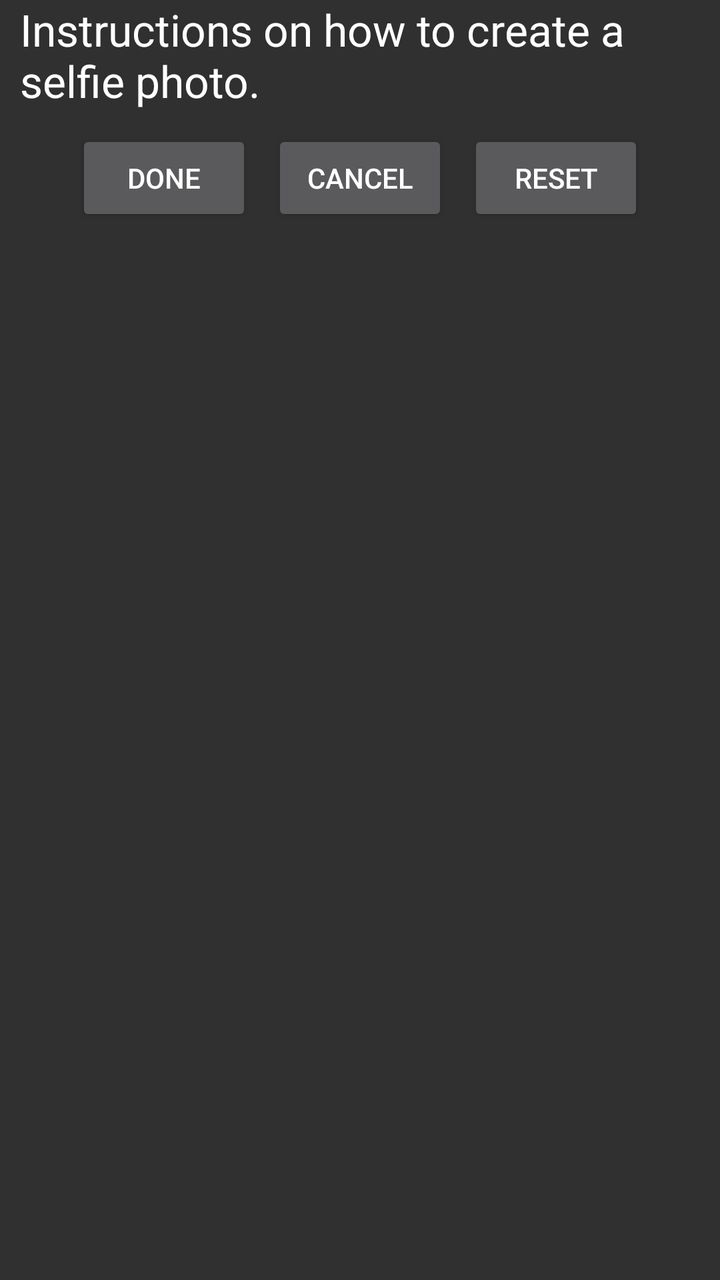
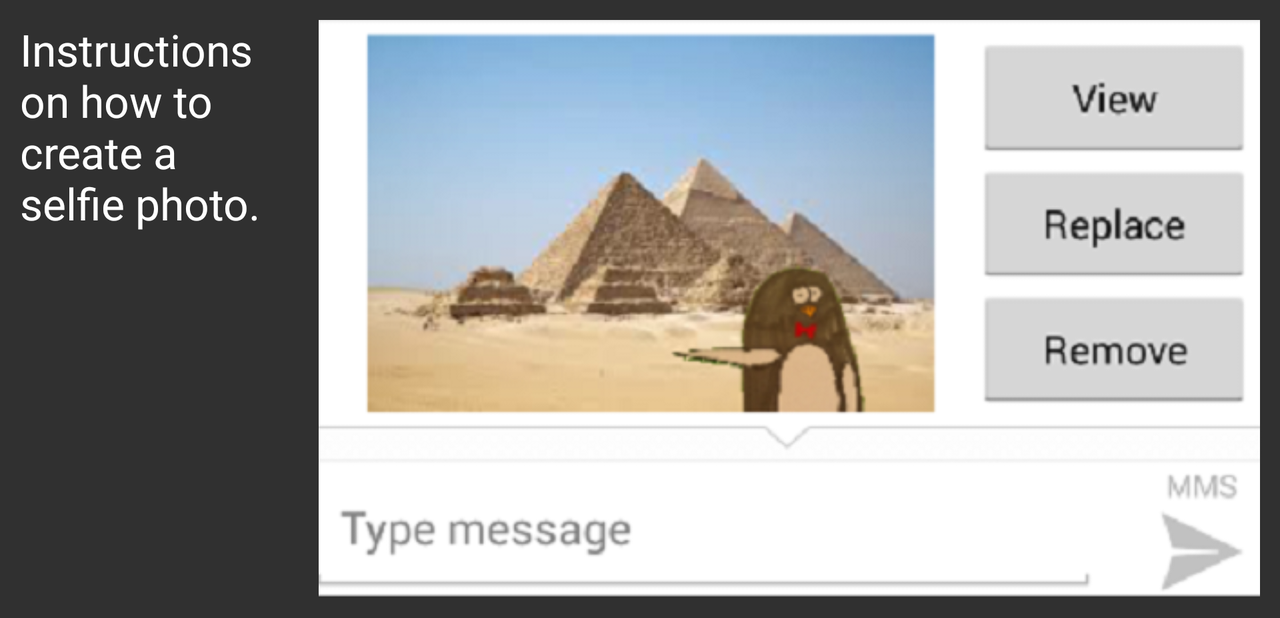

First picture: res/layout/ on a phone held upright. Second picture: the repository's own variant of that layout, on a device whose configuration matches the variant's folder. Source for both follows.
<!-- AndroidManifest.xml: application theme Theme.AppCompat -->
<!-- res/layout/activity_new_photo.xml -->
<?xml version="1.0" encoding="utf-8"?>
<RelativeLayout xmlns:android="http://schemas.android.com/apk/res/android"
    android:layout_width="match_parent"
    android:layout_height="match_parent"
    android:weightSum="1"
    android:orientation="vertical">
    <ImageView
        android:layout_width="match_parent"
        android:layout_height="wrap_content"
        android:id="@+id/imageEdit"
        android:background="@android:color/holo_red_dark"
        android:longClickable="false"
        android:scaleType="fitXY"
        android:adjustViewBounds="true"
        android:layout_marginLeft="10dp"
        android:layout_marginRight="10dp"
        android:layout_below="@+id/textEditPhotoInstructions"
        android:layout_centerHorizontal="true"/>
    <TextView
        android:layout_width="wrap_content"
        android:layout_height="wrap_content"
        android:textAppearance="?android:attr/textAppearanceLarge"
        android:text="Instructions on how to create a selfie photo."
        android:id="@+id/textEditPhotoInstructions"
        android:layout_marginLeft="10dp"
        android:layout_marginRight="10dp"
        android:layout_alignParentTop="true"
        android:layout_centerHorizontal="true"/>
    <Button
        android:layout_width="wrap_content"
        android:layout_height="wrap_content"
        android:text="Cancel"
        android:id="@+id/buttonCancel"
        android:layout_marginTop="10dp"
        android:layout_below="@+id/imageEdit"
        android:layout_centerHorizontal="true"/>
    <Button
        android:layout_width="wrap_content"
        android:layout_height="wrap_content"
        android:text="Done"
        android:id="@+id/buttonDone"
        android:layout_marginRight="10dp"
        android:layout_alignTop="@+id/buttonCancel"
        android:layout_toStartOf="@+id/buttonCancel"/>

    <Button
        android:layout_width="wrap_content"
        android:layout_height="wrap_content"
        android:text="Reset"
        android:id="@+id/buttonReset"
        android:layout_marginLeft="10dp"
        android:layout_alignTop="@+id/buttonCancel"
        android:layout_toEndOf="@+id/buttonCancel"/>

</RelativeLayout>
<!-- resources referenced by this layout -->
<resources>

</resources>
<!-- res/layout-land/activity_new_photo.xml (the repository's variant of the layout above) -->
<!-- drawn on the phone turned sideways -->
<?xml version="1.0" encoding="utf-8"?>
<ScrollView xmlns:android="http://schemas.android.com/apk/res/android"
            android:layout_height="wrap_content"
            android:layout_width="match_parent">

    <LinearLayout
        android:orientation="horizontal"
        android:layout_width="match_parent"
        android:layout_height="match_parent">

        <TextView
            android:layout_width="wrap_content"
            android:layout_height="match_parent"
            android:textAppearance="?android:attr/textAppearanceLarge"
            android:text="Instructions on how to create a selfie photo."
            android:id="@+id/textEditPhotoInstructions"
            android:layout_margin="10dp"
            android:layout_weight="2"
            android:layout_alignParentTop="true"/>
        <ImageView
            android:layout_width="match_parent"
            android:layout_height="wrap_content"
            android:id="@+id/imageEdit"
            android:src="@drawable/pinguinosharedone"
            android:layout_centerHorizontal="true"
            android:layout_margin="10dp"
            android:layout_weight="1"
            android:background="@android:color/holo_red_dark"
            android:longClickable="false"
            android:scaleType="fitXY"
            android:adjustViewBounds="true"/>

    </LinearLayout>
</ScrollView>
<!-- resources referenced by the variant -->
<!-- as the phone turned sideways resolves them -->
<resources>
  <!-- drawable pinguinosharedone: png bitmap (drawable, 128983 bytes) -->
</resources>
